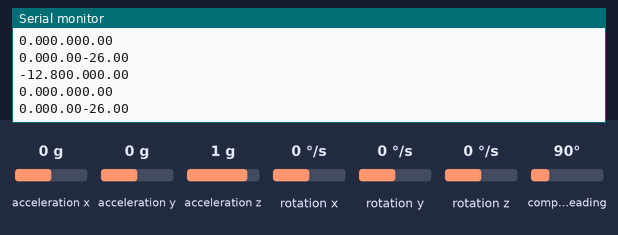
A sketch run on a simulated Arduino Uno, built with avr-gcc and run on an emulated ATmega328P. Parts: the last lines printed to the serial monitor. Wiring (inferred from the names in the program): HMC5883L compass at I2C address 0x1E; ADXL345 accelerometer at I2C address 0x53; ITG-3200 gyroscope at I2C address 0x68. The test bench sets the inputs (shaded band); at power-on: rotation x 0 °/s, rotation y 0 °/s, compass heading 90°, acceleration x 0 g, acceleration y 0 g, acceleration z 1 g, rotation z 0 °/s.

Above: at 1.5 s.
1.6 s: rotation x set to -192 °/s
At 2.9 s:
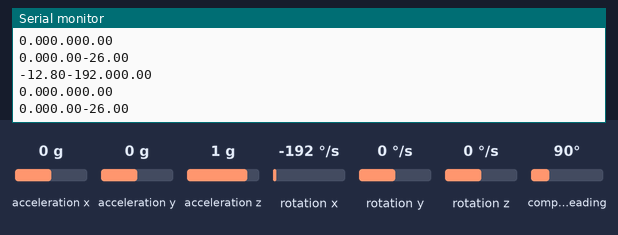
3.1 s: rotation y set to -192 °/s
At 3.7 s:
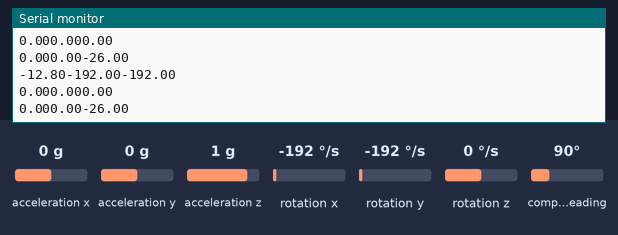
4.6 s: compass heading set to 7°
At 5.8 s:
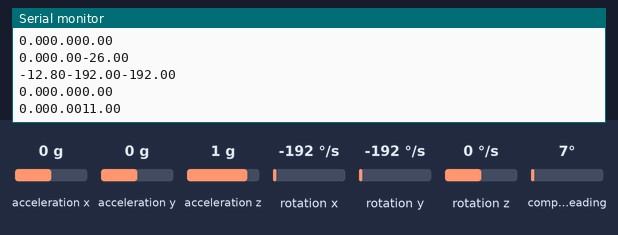
Timing chart, 0 to 7.6 s (numbered marks = the images above; inputs shaded):
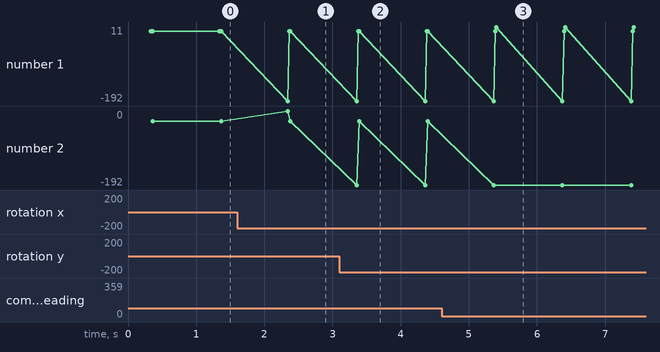

Measured:
- after the input at 1.6 s, the serial monitor: prints a new line after 0.75 s (image 1)
- after the input at 3.1 s, the serial monitor: prints a new line after 0.25 s (image 2)
- after the input at 4.6 s, the serial monitor: prints a new line after 0.80 s (image 3)
- plotted number 1: 0 → 11 after the input at 4.6 s

The sketch:

IMU.ino
```cpp
#include <Wire.h>

/* -------------------------------------- ADXL345 addresses -------------------------------------- */

#define ADXL345_ADDR 0x53
// 0x1D - ADXL345 address when ALT is connected to HIGH
// 0x53 - ADXL345 address when ALT is connected to LOW

/* ------- Register names ------- */
#define ADXL345_DEVID 0x00 			 // Device ID
#define ADXL345_RESERVED1 0x01		 // 0x01 to 0x1C reserved : DO NOT ACCESS!
#define ADXL345_OFSX 0x1e			 // X , Y and Z offset used to correct readings
#define ADXL345_OFSY 0x1f
#define ADXL345_OFSZ 0x20
#define ADXL345_BW_RATE 0x2c		 // Data rate and power mode control D4 = lowpower; D3,2,1,0 - for bit rates defined below)
#define ADXL345_POWER_CTL 0x2d		 // Power saving features control
#define ADXL345_DATA_FORMAT 0x31
#define ADXL345_DATAX0 0x32 		// 0x32 - 0x37 is output depending on Data format bit
#define ADXL345_DATAX1 0x33
#define ADXL345_DATAY0 0x34
#define ADXL345_DATAY1 0x35
#define ADXL345_DATAZ0 0x36
#define ADXL345_DATAZ1 0x37

#define ADXL345_FIFO_CTL 0x38		// FIFO control
#define ADXL345_FIFO_STATUS 0x39	// FIFO status
/*will change default FIFO Modes if needed presently no change*/
/*Default data format 000000xx*/

/* -------------------------------------- ITG3200 addresses -------------------------------------- */

#define ITG3200_ADDR  0x68
//	AD0=1 0x69 I2C address when AD0 is connected to HIGH (VCC) - default for sparkfun breakout
//	AD0=0 0x68 I2C address when AD0 is connected to LOW (GND)
//  The LSB bit of the 7 bit address is determined by the logic level on pin 9.
#define GYROSTART_UP_DELAY  100    // 50ms from gyro startup + 20ms register r/w startup + 30ms to be on safe side

/* -------- Register names -------- */
#define WHO_AM_I           0x00  // RW  SETUP: I2C address
#define SMPLRT_DIV         0x15  // RW  SETUP: Sample Rate Divider
#define DLPF_FS            0x16  // RW  SETUP: Digital Low Pass Filter/ Full Scale range
#define INT_CFG            0x17  // RW  Interrupt: Configuration
#define INT_STATUS         0x1A  // R	Interrupt: Status
#define TEMP_OUT           0x1B  // R	SENSOR: Temperature 2bytes
#define GYRO_XOUT          0x1D  // R	SENSOR: Gyro X 2bytes
#define GYRO_YOUT          0x1F  // R	SENSOR: Gyro Y 2bytes
#define GYRO_ZOUT          0x21  // R	SENSOR: Gyro Z 2bytes
#define PWR_MGM            0x3E  // RW	Power Management

/* -------------------------------------- HMC5883L addresses -------------------------------------- */

#define HMC5883L_ADDR    		0x1E
#define ConfigurationRegisterA  0x00
#define ConfigurationRegisterB  0x01
#define ModeRegister 			0x02
#define DataRegisterBegin 		0x03

/* ---------------------------------- End of Address Deceleration -----------------------------------*/

// 1 - x axis ; 2 - y axis ; 3 - z axis

int gyro_raw[] = {0,0,0}; //gyroscope output
float gyro_final[] = {0,0,0};
float gyro_offset[] = {0,0,0}; //stores gyroscope offset as there is not dedicated register for it

int accel_raw[] = {0,0,0}; //accelerometer output
float accel_final[] = {0,0,0}; //in g

int magn_raw[] = {0,0,0}; //magnetometer output
float magn_final[] = {0,0,0};
float heading = 0;
int GainMagn = 1090; //Gain of magnetometer

float offset[] = {0,0,0}; //for offset tuning average calculation

byte _buff[6]; //used in burst reading

int error_code = 0; //Define error flags here
#define ADXL345_READ_ERROR 1 //if less number of bytes is read from accelerometer
#define ITG3200_READ_ERROR 2 //if less number of bytes is read from gyroscope
#define HMC5883L_READ_ERROR 3 //if less number of bytes is read from magnetometer

//boolean fastmode = false; //enable/disable disable fast mode
//boolean fastmode true;

void setup(){
  Serial.begin(9600);
  Wire.begin();
  /*if(fastmode) { // switch to 400KHz I2C
    TWBR = ((16000000L / 400000L) - 16) / 2;
	/*
	TWBR = ((F_CPU / TWI_FREQ) - 16) / 2
	SCL frequency = CPU_FREQUENCY / (16 + 2(TWBR) * (PrescalerValue))
	16000000 / (16 + 2 * 72) = 100000
	But if we change TWBR to 12 we get:
	16000000 / (16 + 2 * 12) = 400000

  }
  need to check few things*/
  initialiseADXL345();
  initialiseITG3200();
  initialiseHMC5883L();
}

void loop(){
  readGyro(); //read the gyroscope values and store them in variables  x,y,z
  Serial.print(gyro_final[0]);
  Serial.print(gyro_final[1]);
  Serial.println(gyro_final[2]);
  readAccel(); //read the accelerometer values and store them in variables  x,y,z
  Serial.print(accel_final[0]);
  Serial.print(accel_final[1]);
  Serial.println(accel_final[2]);
  readMagn(); //read the magnetometer values and store them in variables  x,y,z
  Serial.print(magn_final[0]);
  Serial.print(magn_final[1]);
  Serial.println(magn_final[2]);
  delay(1000);
}

// Initialise Accelerometer
void initialiseADXL345() {
  writeTo(ADXL345_ADDR, ADXL345_POWER_CTL, 8);
  /*
  D7, D6  = 0
  D5 = Link default 0
  D4 = Auto Sleep
  D3 = Meausre
  D2 = sleep
  D1, D0 = Wakeup
  8 means only measure mode
  */
  writeTo(ADXL345_ADDR, ADXL345_BW_RATE, B1011);
  /*
  ADXL345_BW_1600 0xF // 1111
  ADXL345_BW_800  0xE // 1110
  ADXL345_BW_400  0xD // 1101
  ADXL345_BW_200  0xC // 1100
  ADXL345_BW_100  0xB // 1011
  ADXL345_BW_50   0xA // 1010
  ADXL345_BW_25   0x9 // 1001
  ADXL345_BW_12   0x8 // 1000
  ADXL345_BW_6    0x7 // 0111
  ADXL345_BW_3    0x6 // 0110
  */

  // note - if you change resolution change z offset correction accordingly
  writeTo(ADXL345_ADDR, ADXL345_DATA_FORMAT, B00000001); //select range D1,D0 = range ( 00 = 2g ; 01 = 4g; 10 = 8g; 11 = 16g)
  /*
  D7 = self test 0 - disable
  D6 = SPI bit 1 sets to 3 wire and 0 to 4 wire
  D5 = interrupt invert 0 is active HIGH
  D4 = 0
  D3 = Full resolution bit 10 bit if 0 other wise max bits corresponding to resolution selected
  D4 = Justify bit set the order of bit stream right justified = 0
  D1,D0 = range ( 00 = 2g ; 01 = 4g; 10 = 8g; 11 = 16g)
  */
  int i = 1;
  int n = 10; //Change n to increase number of samples to average to remove offset
  while(i<=n){
	readAccel();
	offset[1] += accel_raw[1];
	offset[2] += accel_raw[2];
	offset[3] += accel_raw[3];
	i++;
	delay(10);
  }
  offset[1] = (offset[1]/n);
  offset[2] = (offset[2]/n);
  offset[3] = (offset[3]/n);
  //zoffset correction
  offset[3] = offset[3] - 256; //for 2g resolution at 10bit
  writeTo(ADXL345_ADDR, ADXL345_OFSX, offset[1]);
  writeTo(ADXL345_ADDR, ADXL345_OFSY, offset[2]);
  writeTo(ADXL345_ADDR, ADXL345_OFSZ, offset[3]);
}

// Reads the acceleration into three variable x, y and z
void readAccel() {
  readFrom(ADXL345_ADDR, ADXL345_DATAX0, 6, _buff); //read the acceleration data from the ADXL345
  // each axis reading comes in 10 bit resolution in 2 bytes.  Least Significat Byte first!!

  accel_raw[1] = (((int)_buff[1] << 8) | _buff[0]);
  accel_raw[2] = (((int)_buff[3] << 8) | _buff[2]);
  accel_raw[3] = (((int)_buff[5] << 8) | _buff[4]);
  accel_final[1] = accel_raw[1]/256;
  accel_final[2] = accel_raw[2]/256;
  accel_final[3] = accel_raw[3]/256;
}

// Initialises Magnetometer
void initialiseHMC5883L() {
   writeTo(HMC5883L_ADDR, ConfigurationRegisterA, B01110000);
   /*
   D7 - 1/0 have to check
   D6 D5 - number of readings to be averaged 00 - 1; 01 - 2; 10 - 4; 11 - 8
   D4 D3 D2 - data output rate 100 - 15Hz 101 -30Hz 110 75hz
   D1 D0 - 00 default 01 self test +ve 10 self test -ve 11 reserved
   */
   writeTo(HMC5883L_ADDR, ConfigurationRegisterB, B00100000);
   /*
   D7 D6 D5
   001 - 1.3 Ga gain 1090 default
	gauss = 0.88regValue = 0x00	m_Scale = 0.73
	gauss = 1.3 regValue = 0x01 m_Scale = 0.92
	gauss = 1.9 regValue = 0x02 m_Scale = 1.22
	gauss = 2.5 regValue = 0x03 m_Scale = 1.52
	gauss = 4.0 regValue = 0x04	m_Scale = 2.27
	gauss = 4.7 regValue = 0x05	m_Scale = 2.56
	gauss = 5.6 regValue = 0x06	m_Scale = 3.03
	gauss = 8.1 regValue = 0x07 m_Scale = 4.35
   */
   writeTo(HMC5883L_ADDR, ModeRegister, B0000000);
   /*
   D7 - D2 = 0
   D1 D0 = 00 - continuous ; 01 - Single measurement mode;
   */
}

// Reads the magnetic field into three variable x, y and z
void readMagn() {
  readFrom(HMC5883L_ADDR, DataRegisterBegin, 6, _buff); //read the magnetic field data from the HMC5883L
  // each axis reading comes in 12 bit resolution in 2 bytes.  MOST Significant Byte first!!

  magn_raw[1] = (((int)_buff[0] << 8) | _buff[1]);
  magn_raw[2] = (((int)_buff[5] << 8) | _buff[6]);
  magn_raw[3] = (((int)_buff[3] << 8) | _buff[4]);

  magn_final[1] = magn_raw[1]/GainMagn;
  magn_final[2] = magn_raw[2]/GainMagn;
  magn_final[3] = magn_raw[3]/GainMagn;

  heading = atan2(magn_raw[2], magn_raw[1]);
  heading += 0.009308;
  // Correct for when signs are reversed.
  if(heading < 0)
    heading += 2*PI;
  // Check for wrap due to addition of declination.
  if(heading > 2*PI)
    heading -= 2*PI;
  }

// Initialises Gyroscope
void initialiseITG3200() {
  writeTo(ITG3200_ADDR, SMPLRT_DIV, 0);
  // default = 0 i.e no scale driver    FsampleHz=SampleRateHz/(divider+1) range 0-255
  readFrom(ITG3200_ADDR, DLPF_FS, 1, &_buff[0]);
  writeTo(ITG3200_ADDR, DLPF_FS, ((_buff[0] & B11100000) | B00011000) );
  /*
  D7 D6 D5 reserved
  D4 D3 full scale selection must be set 11 for proper operation
  D2 D1 D0 low pass filter configuration and sampling rate
  BW256 SR8           0   // default    256Khz BW and 8Khz SR
  BW188 SR1           1
  BW098 SR1           2
  BW042 SR1           3
  BW020 SR1           4
  BW010 SR1           5
  BW005 SR1           6
  */
  writeTo(ITG3200_ADDR, PWR_MGM, B00000001 );
  /*
  D7 = H_reset
  D6 = Sleep default = 0 (no power saving)
  D5, D4, D3 = standby X, Y, Z (default 000 )
  D2 D1 D0 = clock selection
  Internal oscillator  0   // default
  PLL XGYRO REF       1
  PLL YGYRO REF       2
  PLL ZGYRO REF       3
  PLL EXTERNAL32      4   // 32.768 kHz
  PLL EXTERNAL19      5   // 19.2 Mhz
  Reserved 			  6,7
  */
  readFrom(ITG3200_ADDR, INT_CFG, 1, &_buff[0]);
  writeTo(ITG3200_ADDR, INT_CFG, ((_buff[0] & B11111010) | B00000101) );
  //making data available ready as interrupt
  /*
  D7 = Active low
  D6 = open drain(1)/push-pull(0)
  D5 = Latch mode
  D4 = Latch clear method
  D2 = Enable interrupt when device is ready
  D0 = Enable interrupt when data is available
  */
  delay(GYROSTART_UP_DELAY);  // start up delay
  int i = 1;
  int n = 10; //Change n to increase number of samples to average to remove offset
  while(i<=n){
    readGyro();
    offset[1] += gyro_raw[1];
    offset[2] += gyro_raw[2];
    offset[3] += gyro_raw[3];
	i++;
	delay(10);
  }
  gyro_offset[1] = offset[1]/n;
  gyro_offset[2] = offset[2]/n;
  gyro_offset[3] = offset[3]/n;
}

// Reads the angular acceleration into three variable x, y and z
void readGyro() {

  readFrom(ITG3200_ADDR, GYRO_XOUT, 6, _buff);  //read the gyroscope data from ITG3200
  // each axis reading comes in 16 bit resolution in 2 bytes.  Most Significat Byte first!!

  gyro_raw[1] = (((int)_buff[0] << 8) | _buff[1]);
  gyro_raw[2] = (((int)_buff[2] << 8) | _buff[3]);
  gyro_raw[3] = (((int)_buff[4] << 8) | _buff[5]);

  gyro_final[1] =  ((gyro_raw[1] - gyro_offset[1])/ 14.375);
  gyro_final[2] =  ((gyro_raw[2] - gyro_offset[2])/ 14.375);
  gyro_final[3] =  ((gyro_raw[3] - gyro_offset[3])/ 14.375);
}

// Writes val to address register on device
void writeTo(int dev_address, byte address, byte val) {
  Wire.beginTransmission(dev_address); // start transmission to device
  Wire.write(address);             // send register address
  Wire.write(val);                 // send value to write
  Wire.endTransmission();         // end transmission
}

// Reads num bytes starting from address register on device in to _buff array (BURST READING)
void readFrom(int dev_address, byte address, int num, byte _buff[]) {
  Wire.beginTransmission(dev_address); // start transmission to device
  Wire.write(address);             // sends address to read from
  Wire.endTransmission();         // end transmission

  Wire.beginTransmission(dev_address); // start transmission to device
  Wire.requestFrom(dev_address, num);    // request 6 bytes from device

  int i = 0;
  while(Wire.available())         // device may send less than requested (abnormal)
  {
    _buff[i] = Wire.read();    // receive a byte
    i++;
  }
  if(i != num){
    if(dev_address == ADXL345_ADDR)
	{
		error_code = ADXL345_READ_ERROR;
	}
	else
	{
		error_code = ITG3200_READ_ERROR;
	}
  }
  Wire.endTransmission();         // end transmission
}
```
